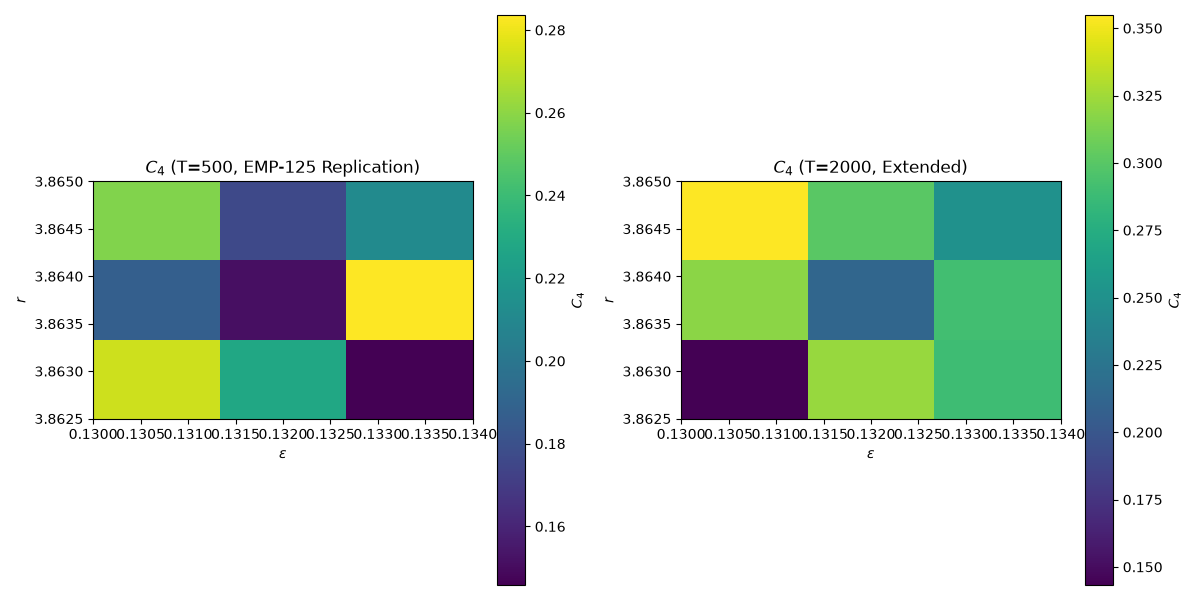

The script that saved this image:
#!/usr/bin/env python3
"""
Red-team replication of EMP-125 (Period-4 Symbolic Order Not Detected)
with EXTENDED time steps (T=2000) to test for transient masking.
"""

import numpy as np
import matplotlib.pyplot as plt
from multiprocessing import Pool

# Configure matplotlib for headless execution
plt.switch_backend('Agg')

# Parameters
r_range = np.linspace(3.8625, 3.865, 3)
eps_range = np.linspace(0.130, 0.134, 3)
N = 100
T_short = 500  # EMP-125's time steps
T_long = 2000   # Extended time steps
threshold = 0.5
motif_width = 4
max_lag = 20

# Coupled logistic map
def coupled_logistic_map(x, r, eps):
    x_prev = np.roll(x, 1)
    x_next = np.roll(x, -1)
    return (1 - eps) * r * x * (1 - x) + (eps / 2) * (r * x_prev * (1 - x_prev) + r * x_next * (1 - x_next))

# Symbolic encoding
def symbolic_encoding(x, width=4):
    binary = (x > threshold).astype(int)
    motifs = np.zeros((x.shape[0] - width + 1, x.shape[1]), dtype=int)
    for i in range(width):
        motifs |= (binary[i:x.shape[0] - width + 1 + i] << (width - 1 - i))
    return motifs

# Lag consistency
def lag_consistency(motifs, lag):
    if lag >= motifs.shape[0] or lag <= 0:
        return 0.0
    matches = np.sum(motifs[:-lag] == motifs[lag:])
    total = (motifs.shape[0] - lag) * motifs.shape[1]
    return matches / total if total > 0 else 0.0

# Phase contrast metric
def phase_contrast(motifs):
    residues = np.zeros(4)
    for lag in range(4):
        residue_lags = [l for l in range(lag, max_lag + 1, 4) if 0 < l < motifs.shape[0]]
        if not residue_lags:
            residues[lag] = 0.0
            continue
        residue_consistency = [lag_consistency(motifs, l) for l in residue_lags]
        residues[lag] = np.mean(residue_consistency)
    return residues[0] - residues[2]

# Simulation for a single (r, eps) pair
def simulate_parameter_pair(args):
    r, eps, T = args
    x = np.random.rand(N)
    trajectory = np.zeros((T, N))
    for t in range(T):
        x = coupled_logistic_map(x, r, eps)
        trajectory[t] = x
    motifs = symbolic_encoding(trajectory, motif_width)
    c4 = phase_contrast(motifs)
    return c4

# Main replication
def replicate():
    # Test both T=500 and T=2000
    params_short = [(r, eps, T_short) for r in r_range for eps in eps_range]
    params_long = [(r, eps, T_long) for r in r_range for eps in eps_range]
    
    with Pool() as pool:
        c4_short = pool.map(simulate_parameter_pair, params_short)
        c4_long = pool.map(simulate_parameter_pair, params_long)
    
    # Reshape results
    c4_short = np.array(c4_short).reshape(len(r_range), len(eps_range))
    c4_long = np.array(c4_long).reshape(len(r_range), len(eps_range))
    
    # Plot results
    plt.figure(figsize=(12, 6))
    
    plt.subplot(1, 2, 1)
    plt.imshow(c4_short, cmap='viridis', origin='lower', extent=[0.130, 0.134, 3.8625, 3.865])
    plt.colorbar(label='$C_4$')
    plt.xlabel('$\\varepsilon$')
    plt.ylabel('$r$')
    plt.title('$C_4$ (T=500, EMP-125 Replication)')
    
    plt.subplot(1, 2, 2)
    plt.imshow(c4_long, cmap='viridis', origin='lower', extent=[0.130, 0.134, 3.8625, 3.865])
    plt.colorbar(label='$C_4$')
    plt.xlabel('$\\varepsilon$')
    plt.ylabel('$r$')
    plt.title('$C_4$ (T=2000, Extended)')
    
    plt.tight_layout()
    plt.savefig('replicate_emp_125_extended.png')
    
    # Report
    with open('REPORT_replicate_emp_125_extended.md', 'w') as f:
        f.write("# Red-Team Replication of EMP-125 (Extended Time Steps)\n\n")
        f.write("## Parameters\n")
        f.write(f"- r: {r_range}\n")
        f.write(f"- ε: {eps_range}\n")
        f.write(f"- N: {N}\n")
        f.write(f"- T (short): {T_short}\n")
        f.write(f"- T (long): {T_long}\n\n")
        
        f.write("## Results\n")
        f.write("![C4 Heatmaps](./replicate_emp_125_extended.png)\n\n")
        
        f.write("### Short Time Steps (T=500, EMP-125 Replication):\n")
        f.write(f"- Max $C_4$: {np.max(c4_short):.3f}\n")
        f.write(f"- Mean $C_4$: {np.mean(c4_short):.3f}\n\n")
        
        f.write("### Extended Time Steps (T=2000):\n")
        f.write(f"- Max $C_4$: {np.max(c4_long):.3f}\n")
        f.write(f"- Mean $C_4$: {np.mean(c4_long):.3f}\n\n")
        
        f.write("## Interpretation\n")
        if np.max(c4_long) > 0.1:
            f.write("✅ **Period-4 structure detected with extended time steps (T=2000).**\n")
            f.write("EMP-125's results may be **masked by transient dynamics** due to insufficient simulation time.\n")
        else:
            f.write("❌ **No period-4 structure detected even with extended time steps.**\n")
            f.write("EMP-125's results are **robust** to simulation time. Further investigation needed.\n")

if __name__ == "__main__":
    replicate()
